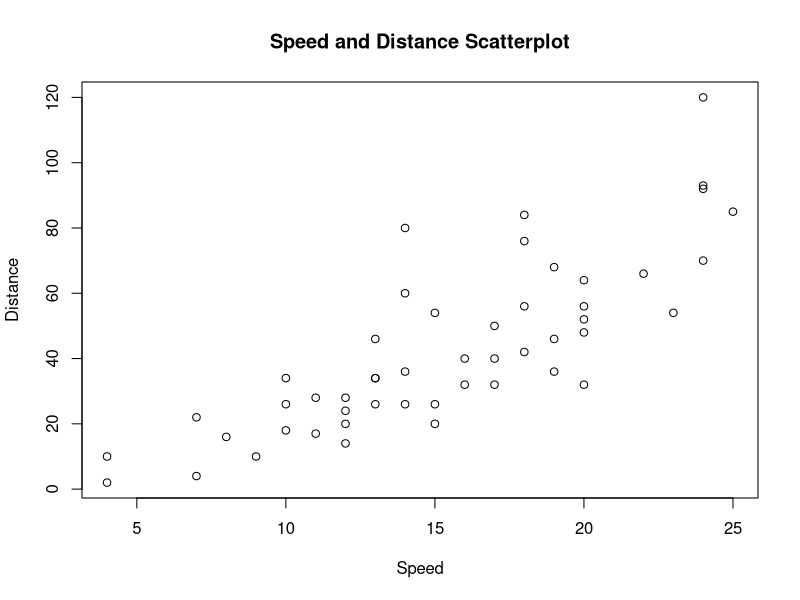
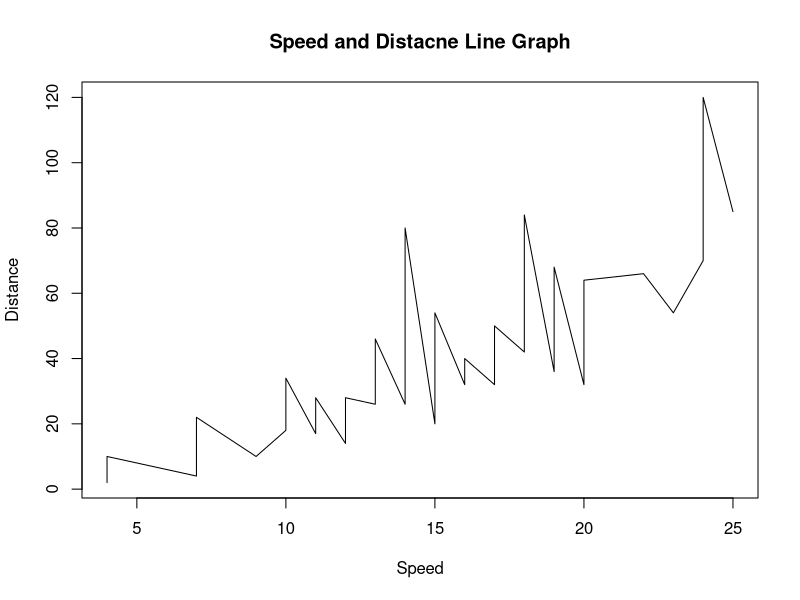

The R script that drew these images, in order:
## ---- chunk 1
# The setup chunk, set your working directory here and do other global 
# tasks like loading libraries.  See  
# https://bookdown.org/yihui/rmarkdown-cookbook/working-directory.html for
# more information.
knitr::opts_knit$set(root.dir = '.../CS 422/DataMining/')
## ---- chunk 2
data(cars)
cars
## ---- chunk 3
# Add code here.  See manual page for the plot() command.

plot(x=cars$speed, y=cars$dist, xlab="Speed", ylab="Distance", 
     main="Speed and Distance Scatterplot")


plot(cars, type="l", xlab="Speed", ylab="Distance", main="Speed and Distacne Line Graph")

dev.off()
## ---- chunk 4
# Add code here.  See manual page for the summary() command.
summary(cars)
## ---- chunk 5
# Add code here.  Save maximum speed in a variable called "max.speed" and
# minimum distance in a variable called "min.dist".  The code below will
# print your output.
max.speed <- max(cars$speed)
min.dist  <- min(cars$dist)
str <- paste0("Maximum speed is ", max.speed, ", and minimum distance is ", 
              min.dist)
str
